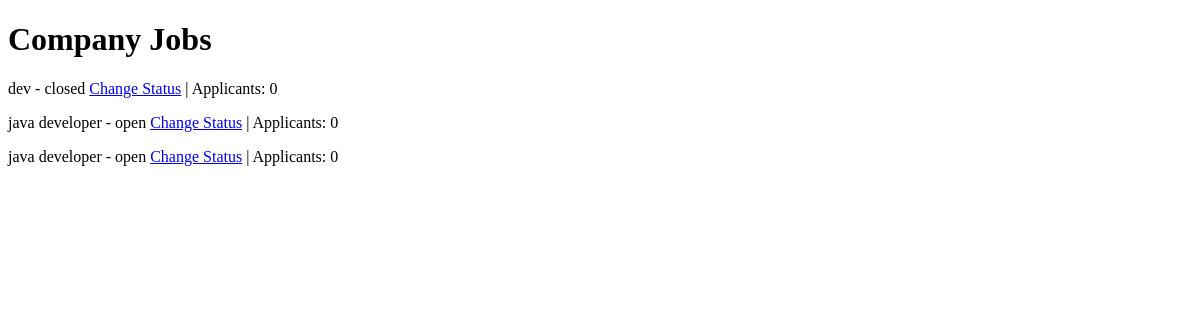
Page /company_jobs/ (signed in) on the earlier database version.
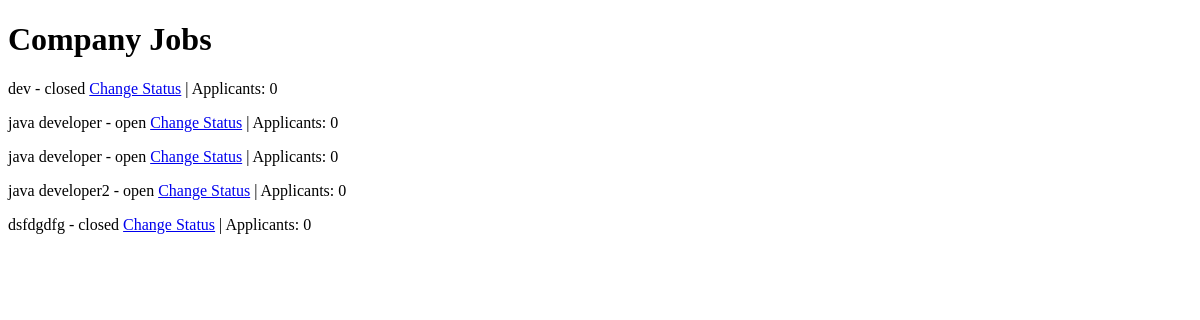
Same page on the later database version.
### accounts/models.py (models this page shows, shortened)
class Jobs(models.Model):
    created_by = models.ForeignKey(User, on_delete=models.CASCADE)
    job_title = models.CharField(max_length=100)
    job_description = models.TextField()  # Fixed the missing field name
    company = models.CharField(max_length=50)
    salary = models.PositiveIntegerField(null=True, blank=True)
    vacancy = models.PositiveIntegerField(null=True, blank=True)
    created_at = models.DateTimeField(auto_now_add=True)
    status = models.CharField(max_length=50, choices=[('open', 'Open'), ('closed', 'Closed')])

### companies/views.py (the view)
# urls.py: path('company_jobs/', view_company_jobs, name='company_jobs'),
def view_company_jobs(request):
    company_jobs = Jobs.objects.filter(created_by=request.user)
    job_counts = {job.id: UserModel.objects.filter(applied_jobs=job).count() for job in company_jobs}
    context = {
        'company_jobs': company_jobs,
        'job_counts': job_counts,
    }
    return render(request, 'companies/company_jobs.html', context)

### templates/companies/company_jobs.html (shortened to what this page needs)
<!DOCTYPE html>
<html>
<head>
</head>
<body>
    <h1>Company Jobs</h1>
    {% for job in company_jobs %}
    <p>
        {{ job.job_title }} - {{ job.status }}
        <a href="{% url 'change_job_status' job.id %}">Change Status</a>
        | Applicants: {{ job_counts.job.id|default:0 }}
    </p>
    {% endfor %}
</body>
</html>

Differences in the rows shown:
added Jobs: job_title "java developer2", status "open", job.id "0"
added Jobs: job_title "dsfdgdfg", status "closed", job.id "0"
